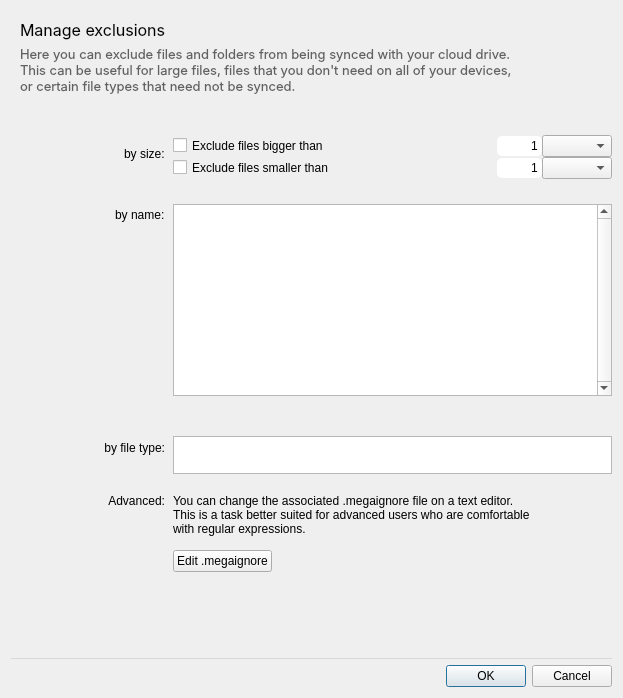
<?xml version="1.0" encoding="UTF-8"?>
<ui version="4.0">
 <class>IgnoresEditingDialog</class>
 <widget class="QDialog" name="IgnoresEditingDialog">
  <property name="geometry">
   <rect>
    <x>0</x>
    <y>0</y>
    <width>623</width>
    <height>698</height>
   </rect>
  </property>
  <property name="sizePolicy">
   <sizepolicy hsizetype="Preferred" vsizetype="Maximum">
    <horstretch>0</horstretch>
    <verstretch>0</verstretch>
   </sizepolicy>
  </property>
  <property name="windowTitle">
   <string>Edit exclusions</string>
  </property>
  <property name="styleSheet">
   <string notr="true">
#lTitle
{
font-family:Inter;
font-size:16px;
}

#lDescription
{
font-family:Inter;
font-size:13px;
}

#wSeparator
{
background-color: rgba(0,0,0,0.1)
}</string>
  </property>
  <layout class="QVBoxLayout" name="verticalLayout_8">
   <item>
    <widget class="QWidget" name="wTitle" native="true">
     <property name="sizePolicy">
      <sizepolicy hsizetype="Fixed" vsizetype="Fixed">
       <horstretch>0</horstretch>
       <verstretch>0</verstretch>
      </sizepolicy>
     </property>
     <layout class="QVBoxLayout" name="verticalLayout_3">
      <item>
       <widget class="QLabel" name="lTitle">
        <property name="text">
         <string>Manage exclusions</string>
        </property>
       </widget>
      </item>
      <item>
       <widget class="QLabel" name="lDescription">
        <property name="styleSheet">
         <string notr="true">QLabel
{color: rgba(48, 50, 51, 0.75) }</string>
        </property>
        <property name="text">
         <string>Here you can exclude files and folders from being synced with your cloud drive.
This can be useful for large files, files that you don't need on all of your devices,
or certain file types that need not be synced.
</string>
        </property>
       </widget>
      </item>
     </layout>
    </widget>
   </item>
   <item>
    <widget class="QWidget" name="wContainerExclusions" native="true">
     <layout class="QVBoxLayout" name="verticalLayout">
      <property name="spacing">
       <number>0</number>
      </property>
      <property name="leftMargin">
       <number>84</number>
      </property>
      <property name="topMargin">
       <number>0</number>
      </property>
      <property name="rightMargin">
       <number>0</number>
      </property>
      <property name="bottomMargin">
       <number>0</number>
      </property>
      <item>
       <widget class="QWidget" name="wContainer" native="true">
        <layout class="QGridLayout" name="gridLayout_2">
         <property name="rightMargin">
          <number>0</number>
         </property>
         <property name="bottomMargin">
          <number>0</number>
         </property>
         <property name="horizontalSpacing">
          <number>8</number>
         </property>
         <property name="verticalSpacing">
          <number>0</number>
         </property>
         <item row="2" column="1">
          <widget class="QWidget" name="wExclusionsList" native="true">
           <property name="sizePolicy">
            <sizepolicy hsizetype="Preferred" vsizetype="Preferred">
             <horstretch>0</horstretch>
             <verstretch>0</verstretch>
            </sizepolicy>
           </property>
           <layout class="QVBoxLayout" name="verticalLayout_18">
            <property name="spacing">
             <number>0</number>
            </property>
            <property name="leftMargin">
             <number>0</number>
            </property>
            <property name="topMargin">
             <number>5</number>
            </property>
            <property name="rightMargin">
             <number>0</number>
            </property>
            <property name="bottomMargin">
             <number>0</number>
            </property>
            <item>
             <widget class="QListWidget" name="lExcludedNames">
              <property name="sizePolicy">
               <sizepolicy hsizetype="Preferred" vsizetype="Preferred">
                <horstretch>0</horstretch>
                <verstretch>0</verstretch>
               </sizepolicy>
              </property>
              <property name="minimumSize">
               <size>
                <width>0</width>
                <height>0</height>
               </size>
              </property>
              <property name="maximumSize">
               <size>
                <width>16777215</width>
                <height>16777215</height>
               </size>
              </property>
              <property name="focusPolicy">
               <enum>Qt::NoFocus</enum>
              </property>
              <property name="styleSheet">
               <string notr="true">QListWidget
{
margin:0px;
}

QListWidget::item::selected
{
background-color: rgba(0,120,215,0.8);
color:white;
}</string>
              </property>
              <property name="verticalScrollBarPolicy">
               <enum>Qt::ScrollBarAlwaysOn</enum>
              </property>
              <property name="horizontalScrollBarPolicy">
               <enum>Qt::ScrollBarAsNeeded</enum>
              </property>
              <property name="selectionMode">
               <enum>QAbstractItemView::ExtendedSelection</enum>
              </property>
              <property name="iconSize">
               <size>
                <width>16</width>
                <height>16</height>
               </size>
              </property>
              <property name="resizeMode">
               <enum>QListView::Adjust</enum>
              </property>
              <property name="selectionRectVisible">
               <bool>false</bool>
              </property>
             </widget>
            </item>
            <item>
             <widget class="QSegmentedControl" name="wExclusionsSegmentedControl" native="true">
              <property name="sizePolicy">
               <sizepolicy hsizetype="Preferred" vsizetype="Preferred">
                <horstretch>0</horstretch>
                <verstretch>0</verstretch>
               </sizepolicy>
              </property>
              <property name="minimumSize">
               <size>
                <width>0</width>
                <height>20</height>
               </size>
              </property>
              <property name="maximumSize">
               <size>
                <width>16777215</width>
                <height>20</height>
               </size>
              </property>
              <property name="focusPolicy">
               <enum>Qt::StrongFocus</enum>
              </property>
             </widget>
            </item>
           </layout>
          </widget>
         </item>
         <item row="0" column="1">
          <widget class="QWidget" name="wSizeControllers" native="true">
           <property name="styleSheet">
            <string notr="true">QSpinBox
{
border-radius: 5px;
}

QCheckBox
{
spacing: 5px;
}</string>
           </property>
           <layout class="QVBoxLayout" name="verticalLayout_2">
            <property name="spacing">
             <number>0</number>
            </property>
            <property name="leftMargin">
             <number>0</number>
            </property>
            <property name="topMargin">
             <number>0</number>
            </property>
            <property name="rightMargin">
             <number>0</number>
            </property>
            <property name="bottomMargin">
             <number>0</number>
            </property>
            <item alignment="Qt::AlignTop">
             <widget class="QWidget" name="wExcludeBigger" native="true">
              <property name="minimumSize">
               <size>
                <width>0</width>
                <height>0</height>
               </size>
              </property>
              <property name="maximumSize">
               <size>
                <width>16777215</width>
                <height>16777215</height>
               </size>
              </property>
              <layout class="QHBoxLayout" name="horizontalLayout_10">
               <property name="spacing">
                <number>0</number>
               </property>
               <property name="leftMargin">
                <number>0</number>
               </property>
               <property name="topMargin">
                <number>0</number>
               </property>
               <property name="rightMargin">
                <number>0</number>
               </property>
               <property name="bottomMargin">
                <number>0</number>
               </property>
               <item alignment="Qt::AlignVCenter">
                <widget class="QCheckBox" name="cExcludeUpperThan">
                 <property name="minimumSize">
                  <size>
                   <width>0</width>
                   <height>0</height>
                  </size>
                 </property>
                 <property name="maximumSize">
                  <size>
                   <width>16777215</width>
                   <height>16777215</height>
                  </size>
                 </property>
                 <property name="focusPolicy">
                  <enum>Qt::StrongFocus</enum>
                 </property>
                 <property name="text">
                  <string>Exclude files bigger than</string>
                 </property>
                </widget>
               </item>
               <item>
                <spacer name="horizontalSpacer_3">
                 <property name="orientation">
                  <enum>Qt::Horizontal</enum>
                 </property>
                 <property name="sizeHint" stdset="0">
                  <size>
                   <width>10</width>
                   <height>0</height>
                  </size>
                 </property>
                </spacer>
               </item>
               <item alignment="Qt::AlignVCenter">
                <widget class="QSpinBox" name="eUpperThan">
                 <property name="sizePolicy">
                  <sizepolicy hsizetype="Minimum" vsizetype="Preferred">
                   <horstretch>0</horstretch>
                   <verstretch>0</verstretch>
                  </sizepolicy>
                 </property>
                 <property name="minimumSize">
                  <size>
                   <width>45</width>
                   <height>20</height>
                  </size>
                 </property>
                 <property name="maximumSize">
                  <size>
                   <width>45</width>
                   <height>20</height>
                  </size>
                 </property>
                 <property name="focusPolicy">
                  <enum>Qt::StrongFocus</enum>
                 </property>
                 <property name="alignment">
                  <set>Qt::AlignRight|Qt::AlignTrailing|Qt::AlignVCenter</set>
                 </property>
                 <property name="buttonSymbols">
                  <enum>QAbstractSpinBox::NoButtons</enum>
                 </property>
                 <property name="minimum">
                  <number>1</number>
                 </property>
                 <property name="maximum">
                  <number>9999</number>
                 </property>
                </widget>
               </item>
               <item alignment="Qt::AlignVCenter">
                <widget class="QComboBox" name="cbExcludeUpperUnit">
                 <property name="minimumSize">
                  <size>
                   <width>70</width>
                   <height>0</height>
                  </size>
                 </property>
                 <property name="maximumSize">
                  <size>
                   <width>70</width>
                   <height>16777215</height>
                  </size>
                 </property>
                 <property name="focusPolicy">
                  <enum>Qt::StrongFocus</enum>
                 </property>
                 <property name="frame">
                  <bool>true</bool>
                 </property>
                </widget>
               </item>
              </layout>
             </widget>
            </item>
            <item alignment="Qt::AlignTop">
             <widget class="QWidget" name="wExcludeSmaller" native="true">
              <property name="sizePolicy">
               <sizepolicy hsizetype="Preferred" vsizetype="Preferred">
                <horstretch>0</horstretch>
                <verstretch>0</verstretch>
               </sizepolicy>
              </property>
              <property name="minimumSize">
               <size>
                <width>0</width>
                <height>0</height>
               </size>
              </property>
              <property name="maximumSize">
               <size>
                <width>16777215</width>
                <height>16777215</height>
               </size>
              </property>
              <layout class="QHBoxLayout" name="horizontalLayout_15">
               <property name="spacing">
                <number>0</number>
               </property>
               <property name="leftMargin">
                <number>0</number>
               </property>
               <property name="topMargin">
                <number>0</number>
               </property>
               <property name="rightMargin">
                <number>0</number>
               </property>
               <property name="bottomMargin">
                <number>0</number>
               </property>
               <item>
                <widget class="QCheckBox" name="cExcludeLowerThan">
                 <property name="minimumSize">
                  <size>
                   <width>0</width>
                   <height>0</height>
                  </size>
                 </property>
                 <property name="maximumSize">
                  <size>
                   <width>16777215</width>
                   <height>16777215</height>
                  </size>
                 </property>
                 <property name="focusPolicy">
                  <enum>Qt::StrongFocus</enum>
                 </property>
                 <property name="text">
                  <string>Exclude files smaller than</string>
                 </property>
                </widget>
               </item>
               <item>
                <spacer name="horizontalSpacer_10">
                 <property name="orientation">
                  <enum>Qt::Horizontal</enum>
                 </property>
                 <property name="sizeHint" stdset="0">
                  <size>
                   <width>10</width>
                   <height>0</height>
                  </size>
                 </property>
                </spacer>
               </item>
               <item>
                <widget class="QSpinBox" name="eLowerThan">
                 <property name="sizePolicy">
                  <sizepolicy hsizetype="Minimum" vsizetype="Preferred">
                   <horstretch>0</horstretch>
                   <verstretch>0</verstretch>
                  </sizepolicy>
                 </property>
                 <property name="minimumSize">
                  <size>
                   <width>45</width>
                   <height>20</height>
                  </size>
                 </property>
                 <property name="maximumSize">
                  <size>
                   <width>45</width>
                   <height>20</height>
                  </size>
                 </property>
                 <property name="focusPolicy">
                  <enum>Qt::StrongFocus</enum>
                 </property>
                 <property name="alignment">
                  <set>Qt::AlignRight|Qt::AlignTrailing|Qt::AlignVCenter</set>
                 </property>
                 <property name="buttonSymbols">
                  <enum>QAbstractSpinBox::NoButtons</enum>
                 </property>
                 <property name="minimum">
                  <number>1</number>
                 </property>
                 <property name="maximum">
                  <number>9999</number>
                 </property>
                </widget>
               </item>
               <item>
                <widget class="QComboBox" name="cbExcludeLowerUnit">
                 <property name="minimumSize">
                  <size>
                   <width>70</width>
                   <height>0</height>
                  </size>
                 </property>
                 <property name="maximumSize">
                  <size>
                   <width>70</width>
                   <height>16777215</height>
                  </size>
                 </property>
                 <property name="focusPolicy">
                  <enum>Qt::StrongFocus</enum>
                 </property>
                </widget>
               </item>
              </layout>
             </widget>
            </item>
           </layout>
          </widget>
         </item>
         <item row="0" column="0">
          <widget class="QWidget" name="wSizeCategory" native="true">
           <layout class="QVBoxLayout" name="verticalLayout_4">
            <property name="leftMargin">
             <number>0</number>
            </property>
            <property name="topMargin">
             <number>12</number>
            </property>
            <property name="rightMargin">
             <number>0</number>
            </property>
            <property name="bottomMargin">
             <number>0</number>
            </property>
            <item alignment="Qt::AlignRight|Qt::AlignTop">
             <widget class="QLabel" name="lSizeCategory">
              <property name="text">
               <string>by size:</string>
              </property>
             </widget>
            </item>
           </layout>
          </widget>
         </item>
         <item row="6" column="1">
          <spacer name="verticalSpacer_2">
           <property name="orientation">
            <enum>Qt::Vertical</enum>
           </property>
           <property name="sizeType">
            <enum>QSizePolicy::Fixed</enum>
           </property>
           <property name="sizeHint" stdset="0">
            <size>
             <width>20</width>
             <height>20</height>
            </size>
           </property>
          </spacer>
         </item>
         <item row="2" column="0">
          <widget class="QWidget" name="wNameCategory" native="true">
           <layout class="QVBoxLayout" name="verticalLayout_5">
            <property name="spacing">
             <number>0</number>
            </property>
            <property name="leftMargin">
             <number>0</number>
            </property>
            <property name="rightMargin">
             <number>0</number>
            </property>
            <property name="bottomMargin">
             <number>0</number>
            </property>
            <item alignment="Qt::AlignRight|Qt::AlignTop">
             <widget class="QLabel" name="lNameCategory">
              <property name="text">
               <string>by name:</string>
              </property>
             </widget>
            </item>
           </layout>
          </widget>
         </item>
         <item row="4" column="0">
          <widget class="QWidget" name="wFileTypeCategory" native="true">
           <layout class="QVBoxLayout" name="verticalLayout_6">
            <property name="spacing">
             <number>0</number>
            </property>
            <property name="leftMargin">
             <number>0</number>
            </property>
            <property name="topMargin">
             <number>5</number>
            </property>
            <property name="rightMargin">
             <number>0</number>
            </property>
            <property name="bottomMargin">
             <number>0</number>
            </property>
            <item alignment="Qt::AlignRight|Qt::AlignTop">
             <widget class="QLabel" name="lFileTypeCategory">
              <property name="text">
               <string>by file type:</string>
              </property>
              <property name="alignment">
               <set>Qt::AlignRight|Qt::AlignTop|Qt::AlignTrailing</set>
              </property>
              <property name="wordWrap">
               <bool>true</bool>
              </property>
              <property name="indent">
               <number>0</number>
              </property>
             </widget>
            </item>
           </layout>
          </widget>
         </item>
         <item row="8" column="1">
          <widget class="QWidget" name="widget" native="true">
           <layout class="QGridLayout" name="gridLayout_3">
            <property name="leftMargin">
             <number>0</number>
            </property>
            <property name="topMargin">
             <number>0</number>
            </property>
            <property name="rightMargin">
             <number>0</number>
            </property>
            <property name="bottomMargin">
             <number>0</number>
            </property>
            <property name="verticalSpacing">
             <number>14</number>
            </property>
            <item row="2" column="1">
             <spacer name="horizontalSpacer_13">
              <property name="orientation">
               <enum>Qt::Horizontal</enum>
              </property>
              <property name="sizeHint" stdset="0">
               <size>
                <width>10</width>
                <height>20</height>
               </size>
              </property>
             </spacer>
            </item>
            <item row="2" column="0">
             <widget class="QPushButton" name="bOpenMegaIgnore">
              <property name="focusPolicy">
               <enum>Qt::StrongFocus</enum>
              </property>
              <property name="text">
               <string>Edit .megaignore</string>
              </property>
             </widget>
            </item>
            <item row="0" column="0" colspan="2">
             <widget class="QLabel" name="lAdvanceLabel">
              <property name="text">
               <string>You can change the associated .megaignore file on a text editor.
This is a task better suited for advanced users who are comfortable
with regular expressions.</string>
              </property>
             </widget>
            </item>
           </layout>
          </widget>
         </item>
         <item row="8" column="0" alignment="Qt::AlignRight|Qt::AlignTop">
          <widget class="QWidget" name="wAdvanced" native="true">
           <layout class="QVBoxLayout" name="verticalLayout_7">
            <property name="spacing">
             <number>0</number>
            </property>
            <property name="leftMargin">
             <number>0</number>
            </property>
            <property name="topMargin">
             <number>0</number>
            </property>
            <property name="rightMargin">
             <number>0</number>
            </property>
            <property name="bottomMargin">
             <number>0</number>
            </property>
            <item alignment="Qt::AlignRight|Qt::AlignTop">
             <widget class="QLabel" name="lAdvanceCategory">
              <property name="text">
               <string>Advanced:</string>
              </property>
              <property name="alignment">
               <set>Qt::AlignRight|Qt::AlignTop|Qt::AlignTrailing</set>
              </property>
              <property name="wordWrap">
               <bool>true</bool>
              </property>
             </widget>
            </item>
           </layout>
          </widget>
         </item>
         <item row="1" column="1">
          <spacer name="verticalSpacer">
           <property name="orientation">
            <enum>Qt::Vertical</enum>
           </property>
           <property name="sizeType">
            <enum>QSizePolicy::Fixed</enum>
           </property>
           <property name="sizeHint" stdset="0">
            <size>
             <width>20</width>
             <height>20</height>
            </size>
           </property>
          </spacer>
         </item>
         <item row="3" column="1">
          <spacer name="verticalSpacer_3">
           <property name="orientation">
            <enum>Qt::Vertical</enum>
           </property>
           <property name="sizeType">
            <enum>QSizePolicy::Fixed</enum>
           </property>
           <property name="sizeHint" stdset="0">
            <size>
             <width>20</width>
             <height>20</height>
            </size>
           </property>
          </spacer>
         </item>
         <item row="4" column="1">
          <widget class="QPlainTextEdit" name="tExcludeExtensions">
           <property name="sizePolicy">
            <sizepolicy hsizetype="Expanding" vsizetype="Maximum">
             <horstretch>0</horstretch>
             <verstretch>0</verstretch>
            </sizepolicy>
           </property>
           <property name="minimumSize">
            <size>
             <width>0</width>
             <height>38</height>
            </size>
           </property>
           <property name="maximumSize">
            <size>
             <width>16777215</width>
             <height>38</height>
            </size>
           </property>
          </widget>
         </item>
        </layout>
       </widget>
      </item>
      <item>
       <spacer name="verticalSpacer_4">
        <property name="orientation">
         <enum>Qt::Vertical</enum>
        </property>
        <property name="sizeHint" stdset="0">
         <size>
          <width>0</width>
          <height>0</height>
         </size>
        </property>
       </spacer>
      </item>
     </layout>
    </widget>
   </item>
   <item>
    <widget class="QWidget" name="wSeparator" native="true">
     <property name="minimumSize">
      <size>
       <width>0</width>
       <height>1</height>
      </size>
     </property>
     <property name="maximumSize">
      <size>
       <width>16777215</width>
       <height>1</height>
      </size>
     </property>
     <property name="IconSize" stdset="0">
      <size>
       <width>576</width>
       <height>1</height>
      </size>
     </property>
    </widget>
   </item>
   <item>
    <widget class="QDialogButtonBox" name="buttonBox">
     <property name="standardButtons">
      <set>QDialogButtonBox::Cancel|QDialogButtonBox::Ok</set>
     </property>
    </widget>
   </item>
  </layout>
 </widget>
 <customwidgets>
  <customwidget>
   <class>QSegmentedControl</class>
   <extends>QWidget</extends>
   <header location="global">QSegmentedControl.h</header>
   <container>1</container>
  </customwidget>
 </customwidgets>
 <tabstops>
  <tabstop>cExcludeUpperThan</tabstop>
  <tabstop>cExcludeLowerThan</tabstop>
  <tabstop>eUpperThan</tabstop>
  <tabstop>eLowerThan</tabstop>
  <tabstop>cbExcludeUpperUnit</tabstop>
  <tabstop>cbExcludeLowerUnit</tabstop>
  <tabstop>tExcludeExtensions</tabstop>
  <tabstop>bOpenMegaIgnore</tabstop>
 </tabstops>
 <resources/>
 <connections/>
</ui>
